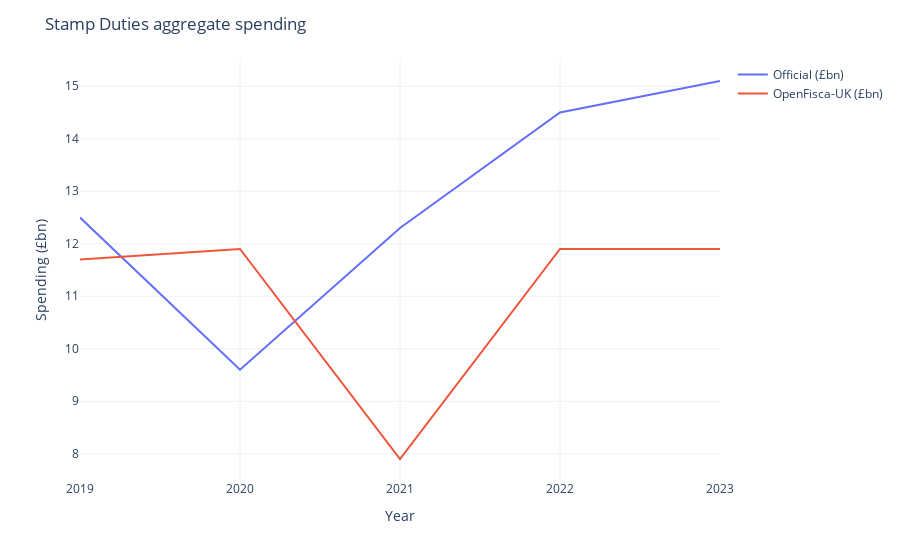

Write notebook code for a chart like this one.
### Markdown cell above
### Stamp Duties

The Family Resources Survey does not contain data on property transfers liable for Stamp Duties, so it must be imputed from elsewhere. To do this, we use the Wealth and Assets Survey to build a predictive model of different wealth variables (value of main residence, value of other residential property, value of non-residential property) from demographic and financial variables shared with the Family Resources Survey (see our more detailed documentation on [imputation across surveys](https://policyengine.github.io/openfisca-uk-data/imputation.html)).

Stamp Duties are devolved: in England and Northern Ireland, Stamp Duty Land Tax is levied on the purchase of property, whereas in Scotland and Wales different taxes are applied (the Land and Buildings Transaction Tax and the Land Transaction Tax, respectively). The rules are broadly similar, though thresholds and reliefs differ.

We validate against the OBR's projections of combined property transaction taxes for the UK (including devolved taxes), as these include forecasts.[^2] At the time of writing, the forecasts on the [Property transaction taxes](https://obr.uk/forecasts-in-depth/tax-by-tax-spend-by-spend/property-transaction-taxes/) summary page *latest forecast* have not been updated to factor in the coronavirus-related stamp duty holiday, which is accounted for in more up-to-date forecasts.

OpenFisca-UK differs more from official estimates in property transaction taxes than other tax-benefit instruments due to several factors:
* Property transaction values and frequency are significantly less stable (and more responsive to tax policy changes) than income or other wealth variables
* The pandemic-related stamp duty holidays were introduced mid-year, whereas the model simulates policy at the start of the year
* Property transaction data is imputed from the Wealth and Assets Survey, rather than in the Family Resources Survey

[^2]: https://obr.uk/efo/economic-and-fiscal-outlook-march-2021/ (Table 3.11)

### Code cell
SD_COMPONENTS = [
    "expected_stamp_duty",
    "corporate_stamp_duty",
    "expected_land_transaction_tax",
    "expected_lbtt",
]

df = pd.DataFrame(
    {
        "Year": list(range(2019, 2024)),
        "Official (£bn)": [12.5, 9.6, 12.3, 14.5, 15.1],
        "OpenFisca-UK (£bn)": [
            round(sim.df(SD_COMPONENTS, year).sum().sum() / 1e9, 1)
            for year in range(2019, 2024)
        ],
    }
).set_index("Year")
df["Rel. Error (%)"] = round(
    (df["OpenFisca-UK (£bn)"] / df["Official (£bn)"] - 1) * 100, 1
)
df["Abs. Error (£bn)"] = df["OpenFisca-UK (£bn)"] - df["Official (£bn)"]
px.line(
    df, x=df.index, y=["Official (£bn)", "OpenFisca-UK (£bn)"]
).update_layout(
    template="plotly_white",
    title="Stamp Duties aggregate spending",
    xaxis_tickvals=list(range(2019, 2024)),
    xaxis_title="Year",
    yaxis_title="Spending (£bn)",
    legend_title="",
)

### Figure 1 — Plotly figure (JSON) as saved in the notebook; plotly's stock layout.template omitted (floating-point values rounded to 4 significant figures)
{"data": [{"hovertemplate": "variable=Official (£bn)<br>Year=%{x}<br>value=%{y}<extra></extra>", "legendgroup": "Official (£bn)", "line": {"color": "#636efa", "dash": "solid"}, "marker": {"symbol": "circle"}, "mode": "lines", "name": "Official (£bn)", "orientation": "v", "showlegend": true, "type": "scatter", "x": [2019, 2020, 2021, 2022, 2023], "xaxis": "x", "y": [12.5, 9.6, 12.3, 14.5, 15.1], "yaxis": "y"}, {"hovertemplate": "variable=OpenFisca-UK (£bn)<br>Year=%{x}<br>value=%{y}<extra></extra>", "legendgroup": "OpenFisca-UK (£bn)", "line": {"color": "#EF553B", "dash": "solid"}, "marker": {"symbol": "circle"}, "mode": "lines", "name": "OpenFisca-UK (£bn)", "orientation": "v", "showlegend": true, "type": "scatter", "x": [2019, 2020, 2021, 2022, 2023], "xaxis": "x", "y": [11.7, 11.9, 7.9, 11.9, 11.9], "yaxis": "y"}], "layout": {"autosize": true, "legend": {"title": {"text": ""}, "tracegroupgap": 0}, "margin": {"t": 60}, "title": {"text": "Stamp Duties aggregate spending"}, "xaxis": {"anchor": "y", "autorange": true, "domain": [0, 1], "range": [2019, 2023], "tickvals": [2019, 2020, 2021, 2022, 2023], "title": {"text": "Year"}, "type": "linear"}, "yaxis": {"anchor": "x", "autorange": true, "domain": [0, 1], "range": [7.5, 15.5], "title": {"text": "Spending (£bn)"}, "type": "linear"}}}
